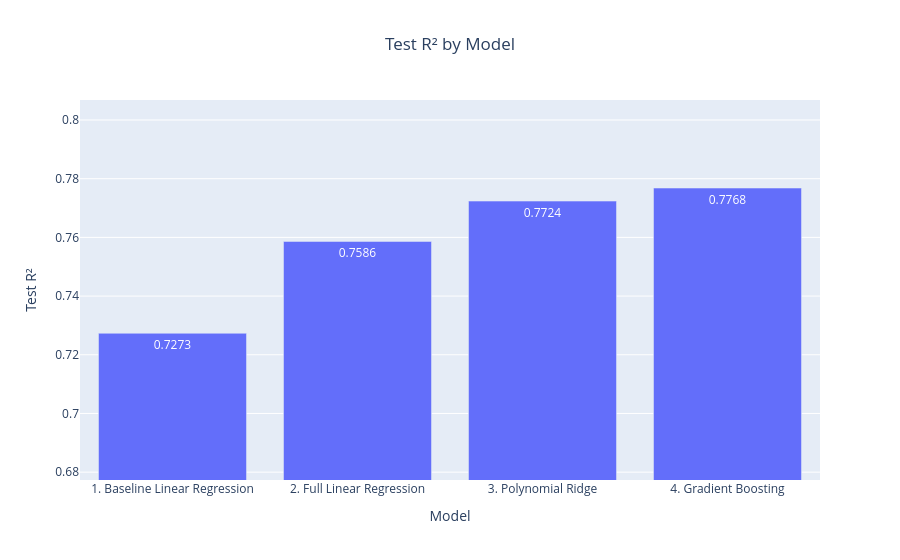

Source (notebook cell):
### Markdown cell above
## Compare R²

### Code cell
fig = px.bar(
    comparison,
    x='Model',
    y='R2',
    text=comparison['R2'].round(4),
    title='Test R² by Model',
    labels={'R2': 'Test R²'}
)

fig.update_yaxes(
    range=[max(0, comparison['R2'].min() - 0.05), min(1, comparison['R2'].max() + 0.03)]
)
fig.update_layout(title=dict(x=0.5, xanchor='center'))
fig.show()

### Figure 1 — Plotly figure (JSON) as saved in the notebook; plotly's stock layout.template omitted (floating-point values rounded to 4 significant figures)
{"data": [{"hovertemplate": "Model=%{x}<br>Test R²=%{y}<br>text=%{text}<extra></extra>", "legendgroup": "", "marker": {"color": "#636efa", "pattern": {"shape": ""}}, "name": "", "orientation": "v", "showlegend": false, "text": [0.7273, 0.7586, 0.7724, 0.7768], "textposition": "auto", "type": "bar", "x": ["1. Baseline Linear Regression", "2. Full Linear Regression", "3. Polynomial Ridge", "4. Gradient Boosting"], "xaxis": "x", "y": [0.7273, 0.7586, 0.7724, 0.7768], "yaxis": "y"}], "layout": {"barmode": "relative", "legend": {"tracegroupgap": 0}, "title": {"text": "Test R² by Model", "x": 0.5, "xanchor": "center"}, "xaxis": {"anchor": "y", "domain": [0, 1], "title": {"text": "Model"}}, "yaxis": {"anchor": "x", "domain": [0, 1], "range": [0.6773, 0.8068], "title": {"text": "Test R²"}}}}
